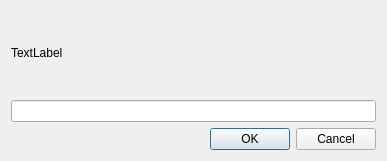
<?xml version="1.0" encoding="UTF-8"?>
<ui version="4.0">
 <class>Dialog</class>
 <widget class="QDialog" name="Dialog">
  <property name="geometry">
   <rect>
    <x>0</x>
    <y>0</y>
    <width>387</width>
    <height>161</height>
   </rect>
  </property>
  <property name="windowTitle">
   <string>Dialog</string>
  </property>
  <layout class="QGridLayout" name="gridLayout_2">
   <item row="0" column="0">
    <layout class="QGridLayout" name="gridLayout">
     <item row="2" column="0">
      <widget class="QDialogButtonBox" name="buttonBox">
       <property name="orientation">
        <enum>Qt::Horizontal</enum>
       </property>
       <property name="standardButtons">
        <set>QDialogButtonBox::Cancel|QDialogButtonBox::Ok</set>
       </property>
      </widget>
     </item>
     <item row="1" column="0">
      <widget class="QLineEdit" name="lineEdit"/>
     </item>
     <item row="0" column="0">
      <widget class="QLabel" name="label">
       <property name="enabled">
        <bool>true</bool>
       </property>
       <property name="text">
        <string>TextLabel</string>
       </property>
      </widget>
     </item>
    </layout>
   </item>
  </layout>
 </widget>
 <resources/>
 <connections>
  <connection>
   <sender>buttonBox</sender>
   <signal>accepted()</signal>
   <receiver>Dialog</receiver>
   <slot>accept()</slot>
   <hints>
    <hint type="sourcelabel">
     <x>248</x>
     <y>254</y>
    </hint>
    <hint type="destinationlabel">
     <x>157</x>
     <y>274</y>
    </hint>
   </hints>
  </connection>
  <connection>
   <sender>buttonBox</sender>
   <signal>rejected()</signal>
   <receiver>Dialog</receiver>
   <slot>reject()</slot>
   <hints>
    <hint type="sourcelabel">
     <x>316</x>
     <y>260</y>
    </hint>
    <hint type="destinationlabel">
     <x>286</x>
     <y>274</y>
    </hint>
   </hints>
  </connection>
 </connections>
</ui>
